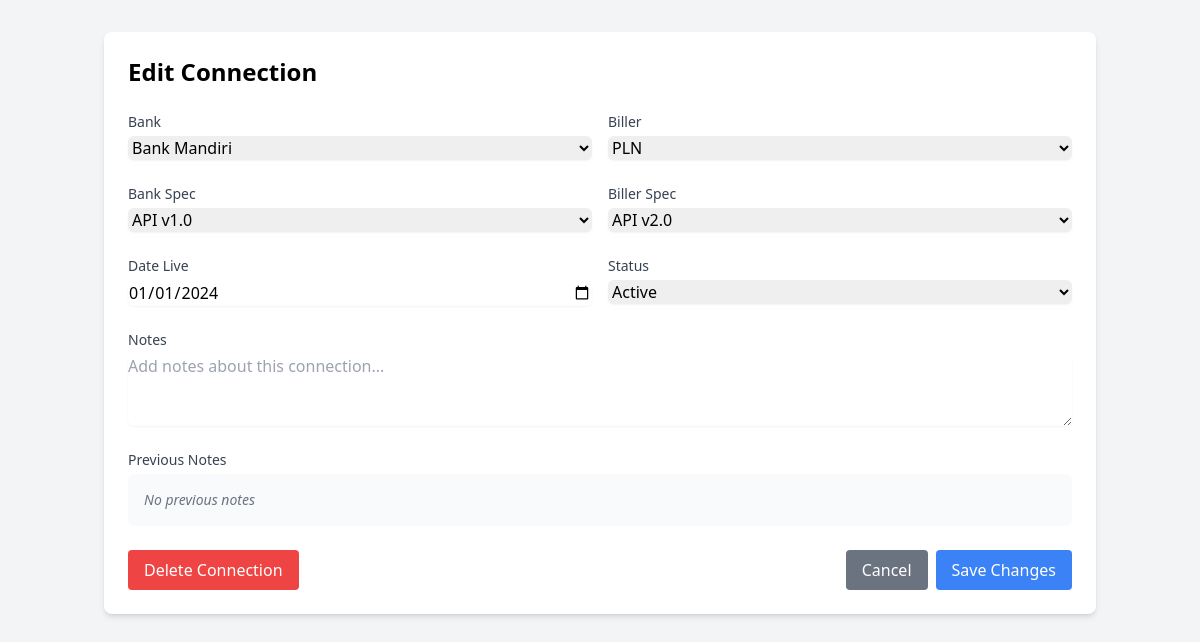
The page /edit_connection.php?id=1 (signed in) on the database its author committed.
### tables this page shows
CREATE TABLE `prima_data` (
    `id` int(11) NOT NULL AUTO_INCREMENT,
    `bank_id` int(11) NOT NULL,
    `biller_id` int(11) NOT NULL,
    `bank_spec_id` int(11) NOT NULL,
    `biller_spec_id` int(11) NOT NULL,
    `date_live` date NOT NULL,
    `status` enum('active','inactive') NOT NULL DEFAULT 'active',
    `notes` TEXT DEFAULT NULL,
    `created_by` INT NOT NULL,
    `updated_by` INT NOT NULL,
    `created_at` TIMESTAMP DEFAULT CURRENT_TIMESTAMP,
    `updated_at` TIMESTAMP DEFAULT CURRENT_TIMESTAMP ON UPDATE CURRENT_TIMESTAMP,
    PRIMARY KEY (`id`),
    FOREIGN KEY (bank_id) REFERENCES banks(id),
    FOREIGN KEY (biller_id) REFERENCES billers(id),
    FOREIGN KEY (bank_spec_id) REFERENCES specs(id),
    FOREIGN KEY (biller_spec_id) REFERENCES specs(id),
    FOREIGN KEY (created_by) REFERENCES users(id),
    FOREIGN KEY (updated_by) REFERENCES users(id)
);

CREATE TABLE `banks` (
    `id` int(11) NOT NULL AUTO_INCREMENT,
    `name` varchar(255) NOT NULL,
    `created_by` INT NOT NULL,
    `created_at` TIMESTAMP DEFAULT CURRENT_TIMESTAMP,
    PRIMARY KEY (`id`),
    FOREIGN KEY (created_by) REFERENCES users(id)
);

CREATE TABLE `billers` (
    `id` int(11) NOT NULL AUTO_INCREMENT,
    `name` varchar(255) NOT NULL,
    `created_by` INT NOT NULL,
    `created_at` TIMESTAMP DEFAULT CURRENT_TIMESTAMP,
    PRIMARY KEY (`id`),
    FOREIGN KEY (created_by) REFERENCES users(id)
);

CREATE TABLE `specs` (
    `id` int(11) NOT NULL AUTO_INCREMENT,
    `name` varchar(255) NOT NULL,
    `created_by` INT NOT NULL,
    `created_at` TIMESTAMP DEFAULT CURRENT_TIMESTAMP,
    PRIMARY KEY (`id`),
    FOREIGN KEY (created_by) REFERENCES users(id)
);

### public/edit_connection.php (the view, shortened to what this page needs)
<?php
$database = new Database();
$pdo = $database->getConnection();
$id = $_GET['id'] ?? 0;
$stmt = $pdo->prepare("SELECT pd.*,
    b.name as bank_name,
    bl.name as biller_name,
    bs.name as bank_spec_name,
    bls.name as biller_spec_name
    FROM prima_data pd
    LEFT JOIN banks b ON pd.bank_id = b.id
    LEFT JOIN billers bl ON pd.biller_id = bl.id
    LEFT JOIN specs bs ON pd.bank_spec_id = bs.id
    LEFT JOIN specs bls ON pd.biller_spec_id = bls.id
    WHERE pd.id = ?");
$stmt->execute([$id]);
$connection = $stmt->fetch(PDO::FETCH_ASSOC);
$banks = $pdo->query("SELECT * FROM banks ORDER BY name")->fetchAll(PDO::FETCH_ASSOC);
$billers = $pdo->query("SELECT * FROM billers ORDER BY name")->fetchAll(PDO::FETCH_ASSOC);
$specs = $pdo->query("SELECT * FROM specs ORDER BY name")->fetchAll(PDO::FETCH_ASSOC);
?>
<!DOCTYPE html>
<html lang="en">
<head>
    <link href="https://cdn.jsdelivr.net/npm/tailwindcss@2.2.19/dist/tailwind.min.css" rel="stylesheet">
</head>
<body class="bg-gray-100">
    <div class="container mx-auto px-4 py-8">
        <div class="bg-white rounded-lg shadow-md p-6">
            <h2 class="text-2xl font-bold mb-6">Edit Connection</h2>
            <form method="POST" class="space-y-6">
                <div class="grid grid-cols-2 gap-4">
                    <div>
                        <label class="block text-sm font-medium text-gray-700">Bank</label>
                        <select name="bank_id" class="mt-1 block w-full rounded-md border-gray-300 shadow-sm" required>
                            <?php foreach ($banks as $bank): ?>
                                <option value="<?php echo $bank['id']; ?>"
                                    <?php echo $bank['id'] == $connection['bank_id'] ? 'selected' : ''; ?>>
                                    <?php echo htmlspecialchars($bank['name']); ?>
                                </option>
                            <?php endforeach; ?>
                        </select>
                    </div>
                    <div>
                        <label class="block text-sm font-medium text-gray-700">Biller</label>
                        <select name="biller_id" class="mt-1 block w-full rounded-md border-gray-300 shadow-sm" required>
                            <?php foreach ($billers as $biller): ?>
                                <option value="<?php echo $biller['id']; ?>"
                                    <?php echo $biller['id'] == $connection['biller_id'] ? 'selected' : ''; ?>>
                                    <?php echo htmlspecialchars($biller['name']); ?>
                                </option>
                            <?php endforeach; ?>
                        </select>
                    </div>
                </div>
                <div class="grid grid-cols-2 gap-4">
                    <div>
                        <label class="block text-sm font-medium text-gray-700">Bank Spec</label>
                        <select name="bank_spec_id" class="mt-1 block w-full rounded-md border-gray-300 shadow-sm" required>
                            <?php foreach ($specs as $spec): ?>
                                <option value="<?php echo $spec['id']; ?>"
                                    <?php echo $spec['id'] == $connection['bank_spec_id'] ? 'selected' : ''; ?>>
                                    <?php echo htmlspecialchars($spec['name']); ?>
                                </option>
                            <?php endforeach; ?>
                        </select>
                    </div>
                    <div>
                        <label class="block text-sm font-medium text-gray-700">Biller Spec</label>
                        <select name="biller_spec_id" class="mt-1 block w-full rounded-md border-gray-300 shadow-sm" required>
                            <?php foreach ($specs as $spec): ?>
                                <option value="<?php echo $spec['id']; ?>"
                                    <?php echo $spec['id'] == $connection['biller_spec_id'] ? 'selected' : ''; ?>>
                                    <?php echo htmlspecialchars($spec['name']); ?>
                                </option>
                            <?php endforeach; ?>
                        </select>
                    </div>
                </div>
                <div class="grid grid-cols-2 gap-4">
                    <div>
                        <label class="block text-sm font-medium text-gray-700">Date Live</label>
                        <input type="date" name="date_live" value="<?php echo $connection['date_live']; ?>"
                            class="mt-1 block w-full rounded-md border-gray-300 shadow-sm" required>
                    </div>
                    <div>
                        <label class="block text-sm font-medium text-gray-700">Status</label>
                        <select name="status" class="mt-1 block w-full rounded-md border-gray-300 shadow-sm" required>
                            <option value="active" <?php echo $connection['status'] == 'active' ? 'selected' : ''; ?>>Active</option>
                        </select>
                    </div>
                </div>
                <div>
                    <label class="block text-sm font-medium text-gray-700">Notes</label>
                    <textarea name="notes" id="notesInput" rows="3"
                        class="mt-1 block w-full rounded-md border-gray-300 shadow-sm"
                        placeholder="Add notes about this connection..."></textarea>
                </div>
                <div class="mt-4">
                    <label class="block text-sm font-medium text-gray-700">Previous Notes</label>
                    <div class="mt-1 p-4 bg-gray-50 rounded-md space-y-2 max-h-40 overflow-y-auto">
                    <?php
                        $notes_sql = "SELECT al.notes, al.created_at, u.username
                                      FROM activity_logs al
                                      JOIN users u ON al.user_id = u.id
                                      WHERE al.record_id = ?
                                      AND al.table_name = 'prima_data'
                                      AND al.notes IS NOT NULL
                                      AND al.notes != 'No notes added'
                                      ORDER BY al.created_at DESC";
                        $notes_stmt = $pdo->prepare($notes_sql);
                        $notes_stmt->execute([$id]);
                        $previous_notes = $notes_stmt->fetchAll(PDO::FETCH_ASSOC);
                        if (!empty($previous_notes)):
                            foreach ($previous_notes as $note): ?>
                                <div class="text-sm border-l-4 border-blue-500 pl-3 mb-3">
                                    <p class="text-gray-700"><?php echo htmlspecialchars($note['notes']); ?></p>
                                    <p class="text-xs text-gray-500 mt-1">
                                        By <?php echo htmlspecialchars($note['username']); ?>
                                        on <?php echo date('Y-m-d H:i', strtotime($note['created_at'])); ?>
                                    </p>
                                </div>
                        <?php
                            endforeach;
                        else: ?>
                            <p class="text-gray-500 text-sm italic">No previous notes</p>
                        <?php endif; ?>
                    </div>
                </div>
                <div class="flex justify-between">
                    <button type="button" onclick="deleteConnection(<?php echo $id; ?>)"
                        class="px-4 py-2 bg-red-500 text-white rounded hover:bg-red-600">
                        Delete Connection
                    </button>
                    <div class="flex space-x-2">
                        <a href="index.php" class="px-4 py-2 bg-gray-500 text-white rounded hover:bg-gray-600">Cancel</a>
                        <button type="submit" class="px-4 py-2 bg-blue-500 text-white rounded hover:bg-blue-600">Save Changes</button>
                    </div>
                </div>
            </form>
        </div>
    </div>
</body>
</html>

### rows shown on the page
prima_data: bank_id "Bank Mandiri", biller_id "PLN", bank_spec_id "API v1.0", biller_spec_id "API v2.0", date_live "01/01/2024", status "Active"
